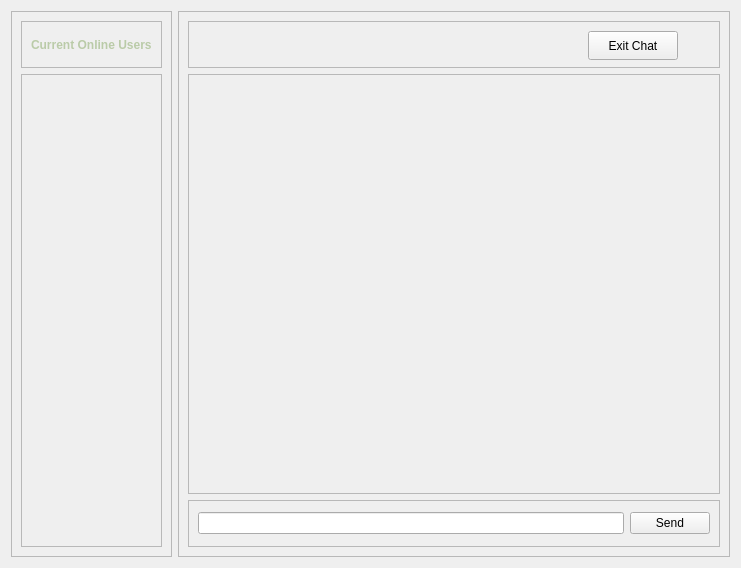
<?xml version="1.0" encoding="UTF-8"?>
<ui version="4.0">
 <class>ChatPage</class>
 <widget class="QWidget" name="ChatPage">
  <property name="geometry">
   <rect>
    <x>0</x>
    <y>0</y>
    <width>741</width>
    <height>568</height>
   </rect>
  </property>
  <property name="windowTitle">
   <string>Form</string>
  </property>
  <layout class="QVBoxLayout" name="verticalLayout_4">
   <item>
    <layout class="QHBoxLayout" name="horizontalLayout" stretch="1,4">
     <item>
      <widget class="QFrame" name="frame_2">
       <property name="sizePolicy">
        <sizepolicy hsizetype="Preferred" vsizetype="Preferred">
         <horstretch>1</horstretch>
         <verstretch>0</verstretch>
        </sizepolicy>
       </property>
       <property name="frameShape">
        <enum>QFrame::Shape::StyledPanel</enum>
       </property>
       <property name="frameShadow">
        <enum>QFrame::Shadow::Raised</enum>
       </property>
       <layout class="QHBoxLayout" name="horizontalLayout_3">
        <item>
         <layout class="QVBoxLayout" name="verticalLayout_2" stretch="1,10">
          <item>
           <widget class="QFrame" name="userListHeader">
            <property name="frameShape">
             <enum>QFrame::Shape::StyledPanel</enum>
            </property>
            <property name="frameShadow">
             <enum>QFrame::Shadow::Raised</enum>
            </property>
            <layout class="QVBoxLayout" name="verticalLayout_5">
             <item alignment="Qt::AlignmentFlag::AlignHCenter">
              <widget class="QLabel" name="label">
               <property name="styleSheet">
                <string notr="true">color: #bacba8;
font-size: 18 px;
font-weight: bold;</string>
               </property>
               <property name="text">
                <string>Current Online Users</string>
               </property>
              </widget>
             </item>
            </layout>
           </widget>
          </item>
          <item>
           <widget class="QScrollArea" name="userListScrollArea">
            <property name="widgetResizable">
             <bool>true</bool>
            </property>
            <widget class="QWidget" name="userListScrollAreaContent">
             <property name="geometry">
              <rect>
               <x>0</x>
               <y>0</y>
               <width>135</width>
               <height>471</height>
              </rect>
             </property>
            </widget>
           </widget>
          </item>
         </layout>
        </item>
       </layout>
      </widget>
     </item>
     <item>
      <widget class="QFrame" name="chatFrame">
       <property name="sizePolicy">
        <sizepolicy hsizetype="Preferred" vsizetype="Preferred">
         <horstretch>4</horstretch>
         <verstretch>0</verstretch>
        </sizepolicy>
       </property>
       <property name="frameShape">
        <enum>QFrame::Shape::StyledPanel</enum>
       </property>
       <property name="frameShadow">
        <enum>QFrame::Shadow::Raised</enum>
       </property>
       <layout class="QHBoxLayout" name="horizontalLayout_2">
        <item>
         <layout class="QVBoxLayout" name="verticalLayout" stretch="1,9,1">
          <item>
           <widget class="QFrame" name="chatHeader">
            <property name="sizePolicy">
             <sizepolicy hsizetype="Preferred" vsizetype="Preferred">
              <horstretch>0</horstretch>
              <verstretch>0</verstretch>
             </sizepolicy>
            </property>
            <property name="frameShape">
             <enum>QFrame::Shape::StyledPanel</enum>
            </property>
            <property name="frameShadow">
             <enum>QFrame::Shadow::Raised</enum>
            </property>
            <widget class="QPushButton" name="pushButton">
             <property name="geometry">
              <rect>
               <x>400</x>
               <y>10</y>
               <width>90</width>
               <height>29</height>
              </rect>
             </property>
             <property name="text">
              <string>Exit Chat</string>
             </property>
            </widget>
           </widget>
          </item>
          <item>
           <widget class="QScrollArea" name="chatScrollArea">
            <property name="widgetResizable">
             <bool>true</bool>
            </property>
            <widget class="QWidget" name="chatScrollAreaContent">
             <property name="geometry">
              <rect>
               <x>0</x>
               <y>0</y>
               <width>532</width>
               <height>418</height>
              </rect>
             </property>
            </widget>
           </widget>
          </item>
          <item>
           <widget class="QFrame" name="chatFooter">
            <property name="frameShape">
             <enum>QFrame::Shape::StyledPanel</enum>
            </property>
            <property name="frameShadow">
             <enum>QFrame::Shadow::Raised</enum>
            </property>
            <layout class="QHBoxLayout" name="horizontalLayout_4">
             <item>
              <widget class="QLineEdit" name="messageLineEdit"/>
             </item>
             <item>
              <widget class="QPushButton" name="sendMessageButton">
               <property name="text">
                <string>Send</string>
               </property>
              </widget>
             </item>
            </layout>
           </widget>
          </item>
         </layout>
        </item>
       </layout>
      </widget>
     </item>
    </layout>
   </item>
  </layout>
 </widget>
 <resources/>
 <connections/>
</ui>
